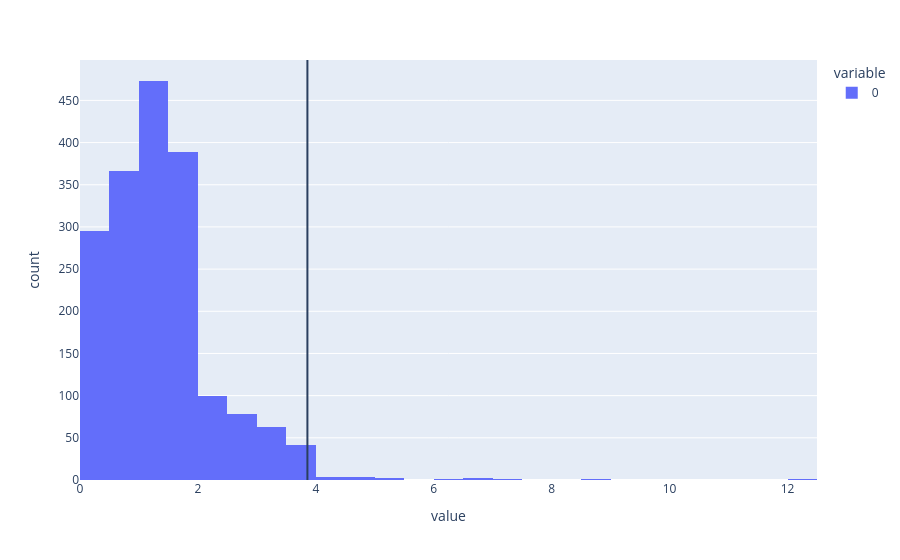

This figure's notebook cell:
### Code cell
from sklearn.cluster import KMeans 
from numpy.lib.stride_tricks import sliding_window_view
from scipy.stats import kstest


def argmax_filter(sequences: np.ndarray, kernel_size: int = 10):
    #window = sliding_window_view(sequences, window_shape=kernel_size, axis=0)
    # non vectorized:
    out = []
    for w in range(kernel_size, len(sequences)):
        window = sequences[w-kernel_size: w]
        count = np.unique_counts(window)
        argmax = np.argmax(count.counts)
        value = count.values[argmax]
        out.append(value)
    return np.array(out)

def calibrate_dispersion(centroid: np.ndarray, labels: np.ndarray, latents: np.ndarray):
    unique_labels = np.unique(labels)
    vi = [0 for _ in range(len(unique_labels))]
    for label in unique_labels:
        ci = centroid[label]
        latent = latents[labels == label]
        di = ((ci - latent)**2).sum(axis=1)**0.5
        vi[label] = np.std(di)
    return vi

def get_centroid_distance(centroid: np.ndarray, latents: np.ndarray, vi: np.ndarray):
    dist = []
    for idx, ci in enumerate(centroid):
        di = ((ci - latents)**2).sum(axis=1)**0.5 / vi[idx] # [N, 1]
        dist.append(di)
    dist = np.stack(dist, axis=-1) # N, 2
    return np.min(dist, axis=-1)
    
def calibrate_tau(centroid: np.ndarray, latents: np.ndarray, vi: np.ndarray, quantile: float= 0.99):
    # variable stats on
    # proba of not being part of the distribution of cluster distance 
    dist = get_centroid_distance(centroid, latents, vi)
    tau = np.quantile(dist, q=quantile)
    return tau


class FilterSystem:

    def __init__(self, reference_cluster: np.ndarray, reference_latents: np.ndarray, centroid: np.ndarray, window: int):
        self.centroid = centroid
        self.vi = calibrate_dispersion(centroid=centroid, labels=reference_cluster, latents=reference_latents)
        self.si = get_centroid_distance(centroid, reference_latents, self.vi)
        self.tau = calibrate_tau(centroid, reference_latents, self.vi)
    
    def rolling_metrics(self, latents_window: np.ndarray):
        window_si =  get_centroid_distance(self.centroid, latents_window, self.vi)
        ks_score = kstest(self.si, window_si)
        novelty = window_si[-1] > self.tau # any or last depending on the usage; default last
        return {"ks_score": ks_score, "novelty": novelty}



kernel_size=[2, 3, 5, 10, 15, 20, 30]
centroid = ev.k_means[2]["model"].cluster_centers_
cluster = ev.k_means[2]["cluster"]

vi = calibrate_dispersion(centroid, cluster, latents_test)
print("vi=", vi)

distance = get_centroid_distance(centroid, latents_test, vi)
tau  = calibrate_tau(centroid, latents_test, vi)
print(tau)

px.histogram(distance, nbins=50).add_vline(x=tau).show()

"""
px.line(cluster, title="Without filter").show()
for ksize in kernel_size:
    filter_cluster = argmax_filter(cluster, kernel_size=ksize)
    px.line(filter_cluster, title=f"kernel size = {ksize}").show()
"""

### Figure 1 — Plotly figure (JSON) as saved in the notebook; plotly's stock layout.template omitted (floating-point values rounded to 4 significant figures; data arrays with more than 128 entries replaced by an {"elided": "..."} marker saying what was removed)
{"data": [{"bingroup": "x", "hovertemplate": "variable=0<br>value=%{x}<br>count=%{y}<extra></extra>", "legendgroup": "0", "marker": {"color": "#636efa", "pattern": {"shape": ""}}, "name": "0", "nbinsx": 50, "orientation": "v", "showlegend": true, "type": "histogram", "x": {"elided": "1820 float values"}, "xaxis": "x", "yaxis": "y"}], "layout": {"barmode": "relative", "legend": {"title": {"text": "variable"}, "tracegroupgap": 0}, "margin": {"t": 60}, "shapes": [{"type": "line", "x0": 3.857, "x1": 3.857, "xref": "x", "y0": 0, "y1": 1, "yref": "y domain"}], "xaxis": {"anchor": "y", "domain": [0, 1], "title": {"text": "value"}}, "yaxis": {"anchor": "x", "domain": [0, 1], "title": {"text": "count"}}}}
